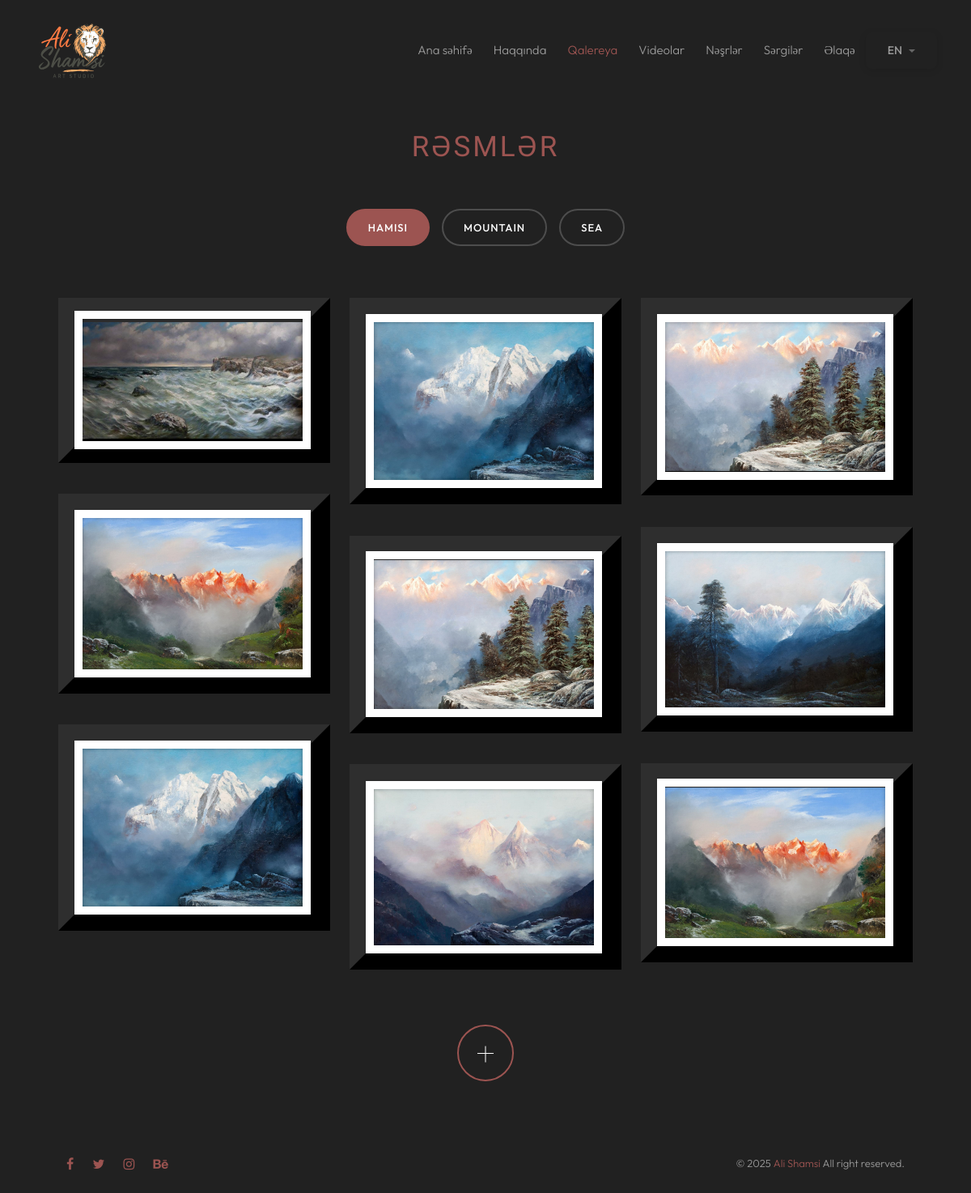
/gallery/, run on an earlier commit of the app's database.
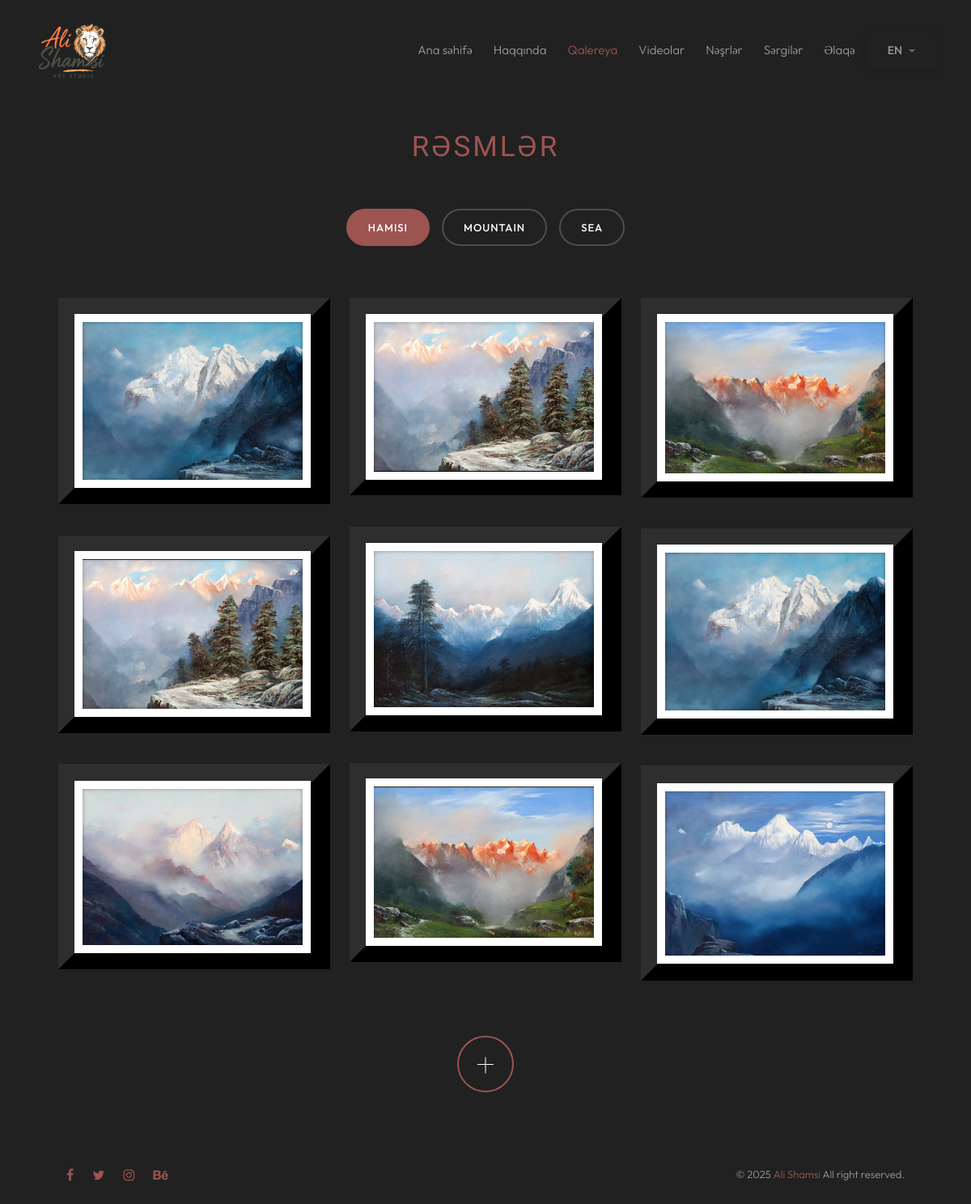
And on a later commit of the database.
### gallery/models.py (models this page shows, shortened)
class Category(models.Model):
    name = models.CharField(max_length=100)
    slug = models.SlugField(unique=True)
    is_active = models.BooleanField(default=True)
    order = models.IntegerField(default=0)
    created_at = models.DateTimeField(auto_now_add=True)
    class Meta:
        verbose_name_plural = "Categories"
        ordering = ['order', 'name']

class ImageGallery(models.Model):
    image = models.ImageField(upload_to='gallery/')
    category = models.ForeignKey(
        Category, on_delete=models.CASCADE, related_name='images', blank=True, null=True)
    is_active = models.BooleanField(default=True)
    order = models.IntegerField(default=0)
    created_at = models.DateTimeField(auto_now_add=True)
    in_home = models.BooleanField(default=False)
    class Meta:
        ordering = ['order', '-created_at']

### gallery/views.py (the view, shortened to what this page needs)
# urls.py: path('gallery/', views.gallery_view, name='gallery'),
def gallery_view(request):
    categories = Category.objects.filter(
        is_active=True).order_by('order', 'name')
    category_slug = request.GET.get('category', 'all')
    if category_slug == 'all':
        images = ImageGallery.objects.filter(
            is_active=True).order_by('order', '-created_at')
        active_category = 'all'
    paginator = Paginator(images, 9)
    page_obj = paginator.get_page(1)
    images_data = []
    for image in page_obj.object_list:
        images_data.append({
            'id': image.id,
            'image_url': image.image.url if image.image else '',
            'category': image.category.name,
        })
    context = {
        'images': page_obj.object_list,
        'categories': categories,
        'active_category': active_category,
        'images_json': json.dumps(images_data),
        'has_more': page_obj.has_next(),
        'total_count': paginator.count,
        'current_page': 1,
        'total_pages': paginator.num_pages
    }
    return render(request, 'gallery.html', context)

### templates/gallery.html (shortened to what the changed rows need)
{% load static %} {% load i18n %}
<!DOCTYPE html>
<html lang="{{ LANGUAGE_CODE }}">
  <head>
    <link
      href="{% static 'assets/css/animate.css' %}"
      rel="stylesheet"
      type="text/css"
    />
    <link
      href="{% static 'assets/css/bootstrap.min.css' %}"
      rel="stylesheet"
      type="text/css"
    />
    <link
      href="{% static 'assets/css/font-awesome.css' %}"
      rel="stylesheet"
      type="text/css"
    />
    <link
      href="{% static 'assets/css/swiper.css' %}"
      rel="stylesheet"
      type="text/css"
    />
    <link
      href="{% static 'assets/css/jquery.fancybox.min.css' %}"
      rel="stylesheet"
      type="text/css"
    />
    <link
      href="{% static 'assets/css/style.css' %}"
      rel="stylesheet"
      type="text/css"
    />
  </head>
  <body>
    <div id="pozo-page-wrapper">
      <div class="pozo-section pt-130">
        <div class="container">
          <div class="row mb-4">
            <div class="col-12">
              <div
                class="pozo-gallery-filters animate-box"
                data-animate-effect="fadeInUp"
              >
                <a
                  href="?category=all"
                  class="pozo-filter-btn {% if active_category == 'all' %}active{% endif %}"
                  data-category="all"
                >
                  Hamısı
                </a>
                {% for category in categories %}
                <a
                  href="?category={{ category.slug }}"
                  class="pozo-filter-btn {% if active_category == category.slug %}active{% endif %}"
                  data-category="{{ category.slug }}"
                >
                  {{ category.name }}
                </a>
                {% endfor %}
              </div>
            </div>
          </div>
          <div class="row mb-4" id="gallery-container">
            <div class="col-md-4 animate-box" data-animate-effect="fadeInUp">
              {% for image in images %} {% if forloop.counter0|divisibleby:3 %}
              <figure class="gallery-figure">
                <a
                  class="d-block mb-4"
                  data-fancybox="images"
                  href="{{ image.image.url }}"
                  data-caption="{{ image.category.name }} - Gallery Image {{ forloop.counter }}"
                >
                  <div class="gallery-frame">
                    <img loading="lazy"
                      class="img-fluid gallery-img"
                      src="{{ image.image.url }}"
                      alt="{{ image.category.name }} - Gallery Image {{ forloop.counter }}"
                    />
                  </div>
                </a>
              </figure>
              {% endif %} {% endfor %}
            </div>
            <div class="col-md-4 animate-box" data-animate-effect="fadeInUp">
              {% for image in images %} {% if forloop.counter0|add:"2"|divisibleby:3 %}
              <figure class="gallery-figure">
                <a
                  class="d-block mb-4"
                  data-fancybox="images"
                  href="{{ image.image.url }}"
                  data-caption="{{ image.category.name }} - Gallery Image {{ forloop.counter }}"
                >
                  <div class="gallery-frame">
                    <img loading="lazy"
                      class="img-fluid gallery-img"
                      src="{{ image.image.url }}"
                      alt="{{ image.category.name }} - Gallery Image {{ forloop.counter }}"
                    />
                  </div>
                </a>
              </figure>
              {% endif %} {% endfor %}
            </div>
            <div
              class="col-md-4 d-none d-lg-block animate-box"
              data-animate-effect="fadeInUp"
            >
              {% for image in images %} {% if forloop.counter0|add:"1"|divisibleby:3 %}
              <figure class="gallery-figure">
                <a
                  class="d-block mb-4"
                  data-fancybox="images"
                  href="{{ image.image.url }}"
                  data-caption="{{ image.category.name }} - Gallery Image {{ forloop.counter }}"
                >
                  <div class="gallery-frame">
                    <img loading="lazy"
                      class="img-fluid gallery-img"
                      src="{{ image.image.url }}"
                      alt="{{ image.category.name }} - Gallery Image {{ forloop.counter }}"
                    />
                  </div>
                </a>
              </figure>
              {% endif %} {% endfor %}
            </div>
          </div>
        </div>
      </div>
    </div>
  </body>
</html>

What changed in the data, as far as the page shows it:
removed ImageGallery: image (picture)
now on this page (row unchanged): ImageGallery: image (picture)
